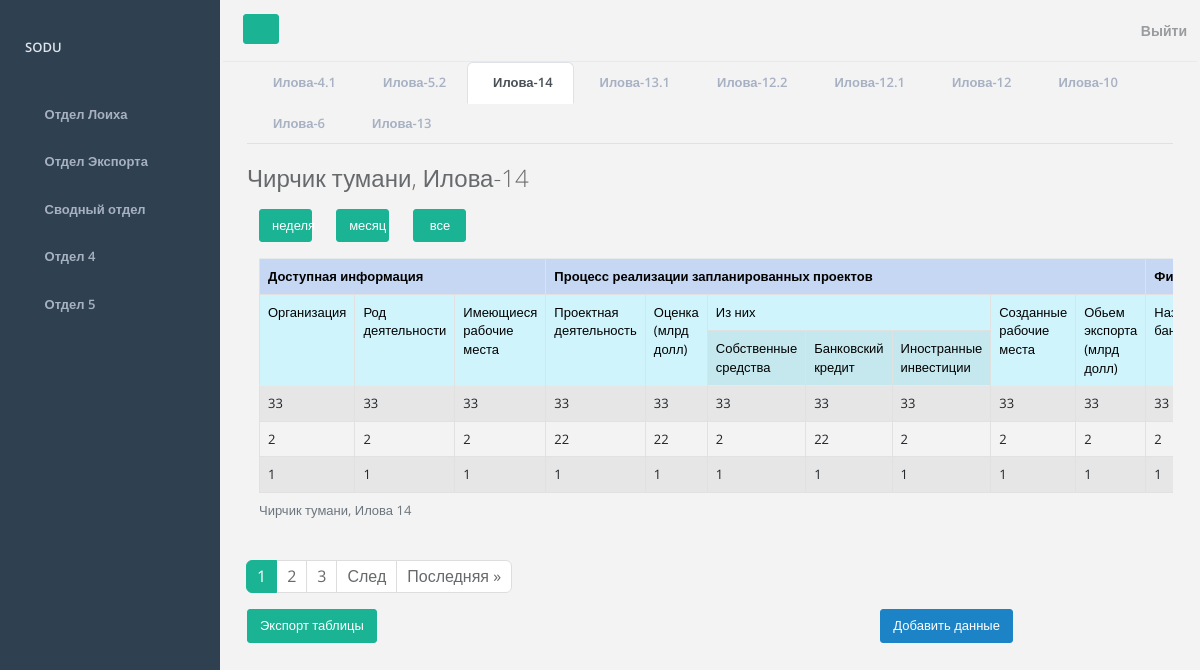
The page /projects-department/table/ilova-14 (signed in) on the database its author committed.
### mainapp/models.py (models this page shows, shortened)
class CustomUser(AbstractUser):
    district = models.ForeignKey(District, on_delete=models.PROTECT, blank=True, null=True)
    class Meta:
        verbose_name = 'Пользователь'
        verbose_name_plural = 'Пользователи'

class District(models.Model):
    id = models.AutoField(primary_key=True)
    district = models.CharField(max_length=50, verbose_name="Район", blank=True, null=True)
    def __str__(self):
        return self.district
    class Meta:
        verbose_name = 'Район'
        verbose_name_plural = 'Районы'

class Loiha14(models.Model):
    district = models.ForeignKey(District, on_delete=models.PROTECT, verbose_name="Район")
    organization_available_information = models.CharField(max_length=255, verbose_name="Организация")
    kind_of_activity_available_information = models.CharField(max_length=255, verbose_name="Род деятельности")
    available_jobs_available_information = models.CharField(max_length=255, verbose_name="Имеющиеся рабочие места")
    project_activity_at_work = models.CharField(max_length=255, verbose_name="Проектная деятельность")
    grade_at_work = models.CharField(max_length=255, verbose_name="Оценка (млрд долл)")
    own_funds_grade_at_work = models.CharField(max_length=255, verbose_name="Собственные средства")
    bank_loan_grade_at_work = models.CharField(max_length=255, verbose_name="Банковский кредит")
    sources_sources_of_financing = models.CharField(max_length=255, verbose_name="Иностранные инвестиции")
    created_new_jobs_at_work = models.CharField(max_length=255, verbose_name="Созданные рабочие места")
    export_volume_at_work = models.CharField(max_length=255, verbose_name="Обьем экспорта (млрд долл)")
    name_bank_financing = models.CharField(max_length=255, verbose_name="Название банка")
    name_country_financing = models.CharField(max_length=255, verbose_name="Название страны")
    organization_name_foreign_financing = models.CharField(max_length=255, verbose_name="Название организации")
    time_create = models.DateTimeField(auto_now_add=True, verbose_name="Дата создания записи")
    time_update = models.DateTimeField(auto_now=True, verbose_name="Дата обновления записи")
    is_published = models.BooleanField(default=True, verbose_name="Опубликовано")
    class Meta:
        verbose_name = 'Таблица 14'
        verbose_name_plural = 'Таблицы 14'
        ordering = ['-time_create']

### mainapp/views.py (the view)
# urls.py: path('projects-department/table/ilova-14', views.get_data_table_Loiha14, name='table_loiha14'),
def get_data_table_Loiha14(request):
    if get_group_loiha_id(request):
        table_data = show_data_table_to_departament(Loiha14)
    else:
        table_data = show_data_table(request, Loiha14)
    page_obj = paginate_page(request, table_data)
    context = get_context_data(page_obj, 'Илова-14', projects_department, table_data)
    return render(request, src['loiha14'], context)

### mainapp/utils.py (called while the page is built)
def show_data_table(request, model):
    model = model.objects.filter(district=request.user.district)
    return model

def get_context_data(page_obj, title, menu, table_data):
    context = {
        'page_obj': page_obj,
        'title': title,
        'projects_department': menu,
        'table_data': table_data
    }
    return context

def get_group_loiha_id(request):
    return request.user.groups.filter(id=3).exists() and request.user.groups.filter(id=1)

def paginate_page(request, table_data):
    paginator = Paginator(table_data, 3)
    page_number = request.GET.get('page')
    page_obj = paginator.get_page(page_number)
    return page_obj

### mainapp/templates/mainapp/data_table/table_loiha14.html (shortened to what this page needs)
{% extends 'mainapp/departments/projects_department.html' %}
{% block table %}
<h2 class="mb-3">
    {% if request.user.district != None %}
    {{ request.user.district }},
    {% endif %}
    {{ title }}
</h2>
{% block filter %}
<div class="container mb-3">
    <div class="row">
        <div class="col-1"><a class="btn btn btn-primary w-100"
                              href="{% url 'table_filter_loiha14' filter_slug='week' %}">неделя</a></div>
        <div class="col-1"><a class="btn btn btn-primary w-100"
                              href="{% url 'table_filter_loiha14' filter_slug='month' %}">месяц</a></div>
        <div class="col-1"><a class="btn btn btn-primary w-100" href="{% url 'table_loiha14' %}">все</a></div>
    </div>
</div>
{% endblock %}
<div class="container overflow-auto">
    <table class="table table-bordered table-striped">
        <caption>
            {% if request.user.district != None %}
                {{ request.user.district }},
            {% endif %}
            Илова 14
        </caption>
        <tr>
            <th class="table-primary" colspan="3">Доступная информация</th>
            <th class="table-primary" colspan="7">Процесс реализации запланированных проектов</th>
            <th class="table-primary" colspan="3">Финансирование</th>
        </tr>
        <tr>
            <td class="table-info" rowspan="2">Организация</td>
            <td class="table-info" rowspan="2">Род деятельности</td>
            <td class="table-info" rowspan="2">Имеющиеся рабочие места</td>
            <td class="table-info" rowspan="2">Проектная деятельность</td>
            <td class="table-info" rowspan="2">Оценка (млрд долл)</td>
            <td class="table-info" colspan="3">Из них</td>
            <td class="table-info" rowspan="2">Созданные рабочие места</td>
            <td class="table-info" rowspan="2">Обьем экспорта (млрд долл)</td>
            <td class="table-info" rowspan="2">Название банка</td>
        </tr>
        <tr>
            <td class="table-info">Собственные средства</td>
            <td class="table-info">Банковский кредит</td>
            <td class="table-info">Иностранные инвестиции</td>
        </tr>
        {% for data in page_obj %}
        <tr>
            <td>{{data.organization_available_information }}</td>
            <td>{{data.kind_of_activity_available_information }}</td>
            <td>{{data.available_jobs_available_information }}</td>
            <td>{{data.project_activity_at_work }}</td>
            <td>{{data.grade_at_work }}</td>
            <td>{{data.own_funds_grade_at_work }}</td>
            <td>{{data.bank_loan_grade_at_work }}</td>
            <td>{{data.sources_sources_of_financing }}</td>
            <td>{{data.created_new_jobs_at_work }}</td>
            <td>{{data.export_volume_at_work }}</td>
            <td>{{data.name_bank_financing }}</td>
        </tr>
        {%endfor%}
    </table>
</div>
{% include 'mainapp/pagination.html' %}
{% endblock %}
{% block export_table %}
<a class="btn btn-primary mb-5" href="#">Экспорт таблицы</a>
{%endblock%}
{% block add_data %}
{% if not request.user.groups.all and not request.user.is_superuser %}
<a class="btn btn-success mb-5" href="{% url 'form_loiha14' %}">Добавить данные</a>
{% endif %}
{%endblock%}

### mainapp/templates/mainapp/base.html (shortened to what this page needs)
<!DOCTYPE html>
{% load static %}
<html lang="en">
<head>
    <link href="https://cdn.jsdelivr.net/npm/bootstrap@5.2.3/dist/css/bootstrap.min.css" rel="stylesheet"
>
    <link rel="stylesheet" href="{% static 'mainapp/css/font-awesome.min.css' %}">
    <link rel="stylesheet" href="{% static 'mainapp/css/main.css' %}">
</head>
<body>
<div id="wrapper">
    <nav class="navbar-default navbar-static-side" role="navigation">
        <div class="sidebar-collapse">
            <ul class="nav metismenu" id="side-menu">
                <li class="nav-header">
                    <div class="dropdown profile-element">
                        <a data-toggle="dropdown" class="dropdown-toggle" href="#">
                            <span class="block m-t-xs font-bold">{{ request.user.username|upper }}</span>
                        </a>
                    </div>
                </li>
                <li>
                    <a href="{% url 'department_projects' %}"
                    ><i class="fa fa-diamond"></i>
                        <span class="nav-label">Отдел Лоиха</span></a
                    >
                </li>
                <li>
                    <a href="{% url 'department_exports' %}">
                        <i class="fa fa-bar-chart-o"></i>
                        <span class="nav-label">Отдел Экспорта</span>
                    </a>
                </li>
                <li>
                    <a href="{% url 'department_3' %}"
                    ><i class="fa fa-pie-chart"></i>
                        <span class="nav-label">Сводный отдел</span>
                    </a>
                </li>
                <li>
                    <a href="{% url 'department_4' %}"
                    ><i class="fa fa-flask"></i>
                        <span class="nav-label">Отдел 4</span></a
                    >
                </li>
                <li>
                    <a href="{% url 'department_5' %}">
                        <i class="fa fa-table"></i>
                        <span class="nav-label">Отдел 5</span></a>
                </li>
            </ul>
        </div>
    </nav>
    <div id="page-wrapper" class="gray-bg dashbard-1">
        <div class="row border-bottom">
            <nav
                    class="navbar navbar-static-top"
                    role="navigation"
                    style="margin-bottom: 0"
            >
                <div class="navbar-header">
                    <a
                            class="navbar-minimalize minimalize-styl-2 btn btn-primary"
                            href="#"
                    ><i class="fa fa-bars"></i>
                    </a>
                    <form
                            role="search"
                            class="navbar-form-custom"
                            action="search_results.html"
                    >
                    </form>
                </div>
                <ul class="nav navbar-top-links navbar-right">
                    <li>
                        {% include 'mainapp/header.html' %}
                    </li>
                </ul>
            </nav>
        </div>
        <div class="container">
            <div class="row">
                <div class="col-12">
                    {% block tables %}
                    {% endblock %}
                </div>
                {% if not 'week' in request.get_full_path and not 'filter/month' in request.get_full_path %}
                <div class="col">
                    {% block export_table %}
                    {% endblock %}
                </div>
                {% elif 'week' in request.get_full_path %}
                <div class="col">
                    {% block export_table_week %}
                    {% endblock %}
                </div>
                {% elif 'filter/month' in request.get_full_path %}
                <div class="col">
                    {% block export_table_month %}
                    {% endblock %}
                </div>
                {% endif %}
                <div class="col">
                </div>
                <div class="col">
                    {% block add_data %}
                    {% endblock %}
                </div>
            </div>
        </div>
    </div>
</div>
</body>
</html>

### rows shown on the page
CustomUser: user.username "SODU", user.district "Чирчик тумани"
Loiha14: organization_available_information "33", kind_of_activity_available_information "33", available_jobs_available_information "33", project_activity_at_work "33", grade_at_work "33", own_funds_grade_at_work "33", bank_loan_grade_at_work "33", sources_sources_of_financing "33", created_new_jobs_at_work "33", export_volume_at_work "33", name_bank_financing "33"
Loiha14: organization_available_information "2", kind_of_activity_available_information "2", available_jobs_available_information "2", project_activity_at_work "22", grade_at_work "22", own_funds_grade_at_work "2", bank_loan_grade_at_work "22", sources_sources_of_financing "2", created_new_jobs_at_work "2", export_volume_at_work "2", name_bank_financing "2"
Loiha14: organization_available_information "1", kind_of_activity_available_information "1", available_jobs_available_information "1", project_activity_at_work "1", grade_at_work "1", own_funds_grade_at_work "1", bank_loan_grade_at_work "1", sources_sources_of_financing "1", created_new_jobs_at_work "1", export_volume_at_work "1", name_bank_financing "1"

### other values the page prints
{{ table.table_name }} "Илова-4.1" "Илова-5.2" "Илова-14" "Илова-13.1" "Илова-12.2" "Илова-12.1" "Илова-12" "Илова-10" "Илова-6" "Илова-13"
{{ title }} "Илова-14"
{{ p }} "1"
{{ p }} "2" "3"
